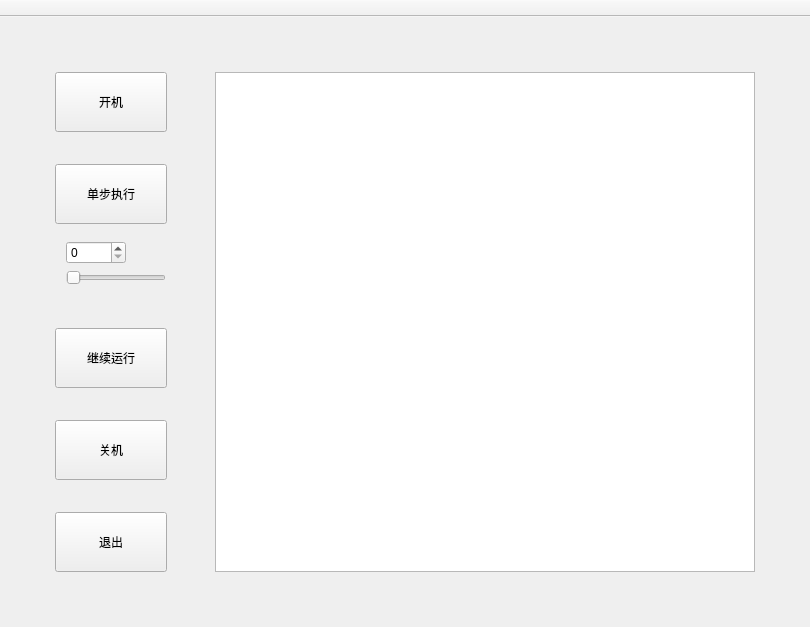
<?xml version="1.0" encoding="UTF-8"?>
<ui version="4.0">
 <class>MainWindow</class>
 <widget class="QMainWindow" name="MainWindow">
  <property name="windowModality">
   <enum>Qt::WindowModal</enum>
  </property>
  <property name="geometry">
   <rect>
    <x>0</x>
    <y>0</y>
    <width>810</width>
    <height>627</height>
   </rect>
  </property>
  <property name="windowTitle">
   <string>MainWindow</string>
  </property>
  <property name="windowIcon">
   <iconset resource="res.qrc">
    <normaloff>:/icon.jeg</normaloff>:/icon.jeg</iconset>
  </property>
  <property name="autoFillBackground">
   <bool>true</bool>
  </property>
  <property name="styleSheet">
   <string notr="true"/>
  </property>
  <widget class="QWidget" name="centralWidget">
   <layout class="QHBoxLayout" name="horizontalLayout_6">
    <item>
     <widget class="QStackedWidget" name="stackedWidget">
      <property name="currentIndex">
       <number>0</number>
      </property>
      <widget class="QWidget" name="page_3">
       <layout class="QVBoxLayout" name="verticalLayout_3">
        <item>
         <widget class="QWidget" name="widget_3" native="true">
          <layout class="QHBoxLayout" name="horizontalLayout_2">
           <item>
            <widget class="QWidget" name="widget" native="true">
             <layout class="QHBoxLayout" name="horizontalLayout_7">
              <item>
               <widget class="QWidget" name="widget_9" native="true">
                <layout class="QVBoxLayout" name="verticalLayout_4">
                 <item>
                  <widget class="QToolButton" name="startBtn">
                   <property name="minimumSize">
                    <size>
                     <width>112</width>
                     <height>60</height>
                    </size>
                   </property>
                   <property name="text">
                    <string>开机</string>
                   </property>
                   <property name="toolButtonStyle">
                    <enum>Qt::ToolButtonTextBesideIcon</enum>
                   </property>
                  </widget>
                 </item>
                 <item>
                  <spacer name="verticalSpacer">
                   <property name="orientation">
                    <enum>Qt::Vertical</enum>
                   </property>
                   <property name="sizeHint" stdset="0">
                    <size>
                     <width>20</width>
                     <height>40</height>
                    </size>
                   </property>
                  </spacer>
                 </item>
                 <item>
                  <widget class="QToolButton" name="siBtn">
                   <property name="minimumSize">
                    <size>
                     <width>112</width>
                     <height>60</height>
                    </size>
                   </property>
                   <property name="text">
                    <string>单步执行</string>
                   </property>
                   <property name="toolButtonStyle">
                    <enum>Qt::ToolButtonTextBesideIcon</enum>
                   </property>
                  </widget>
                 </item>
                 <item>
                  <widget class="QWidget" name="widget_8" native="true">
                   <layout class="QVBoxLayout" name="verticalLayout_7">
                    <item>
                     <widget class="QSpinBox" name="sinum">
                      <property name="minimumSize">
                       <size>
                        <width>60</width>
                        <height>0</height>
                       </size>
                      </property>
                      <property name="maximumSize">
                       <size>
                        <width>40</width>
                        <height>16777215</height>
                       </size>
                      </property>
                     </widget>
                    </item>
                    <item>
                     <widget class="QSlider" name="hSlider">
                      <property name="sizePolicy">
                       <sizepolicy hsizetype="Preferred" vsizetype="Fixed">
                        <horstretch>0</horstretch>
                        <verstretch>0</verstretch>
                       </sizepolicy>
                      </property>
                      <property name="minimumSize">
                       <size>
                        <width>100</width>
                        <height>0</height>
                       </size>
                      </property>
                      <property name="orientation">
                       <enum>Qt::Horizontal</enum>
                      </property>
                     </widget>
                    </item>
                   </layout>
                  </widget>
                 </item>
                 <item>
                  <spacer name="verticalSpacer_2">
                   <property name="orientation">
                    <enum>Qt::Vertical</enum>
                   </property>
                   <property name="sizeHint" stdset="0">
                    <size>
                     <width>20</width>
                     <height>40</height>
                    </size>
                   </property>
                  </spacer>
                 </item>
                 <item>
                  <widget class="QToolButton" name="cBtn">
                   <property name="minimumSize">
                    <size>
                     <width>112</width>
                     <height>60</height>
                    </size>
                   </property>
                   <property name="text">
                    <string>继续运行</string>
                   </property>
                   <property name="toolButtonStyle">
                    <enum>Qt::ToolButtonTextBesideIcon</enum>
                   </property>
                  </widget>
                 </item>
                 <item>
                  <spacer name="verticalSpacer_3">
                   <property name="orientation">
                    <enum>Qt::Vertical</enum>
                   </property>
                   <property name="sizeHint" stdset="0">
                    <size>
                     <width>20</width>
                     <height>40</height>
                    </size>
                   </property>
                  </spacer>
                 </item>
                 <item>
                  <widget class="QToolButton" name="qBtn">
                   <property name="minimumSize">
                    <size>
                     <width>112</width>
                     <height>60</height>
                    </size>
                   </property>
                   <property name="text">
                    <string>关机</string>
                   </property>
                   <property name="toolButtonStyle">
                    <enum>Qt::ToolButtonTextBesideIcon</enum>
                   </property>
                  </widget>
                 </item>
                 <item>
                  <spacer name="verticalSpacer_4">
                   <property name="orientation">
                    <enum>Qt::Vertical</enum>
                   </property>
                   <property name="sizeHint" stdset="0">
                    <size>
                     <width>20</width>
                     <height>40</height>
                    </size>
                   </property>
                  </spacer>
                 </item>
                 <item>
                  <widget class="QToolButton" name="closeBtn">
                   <property name="minimumSize">
                    <size>
                     <width>112</width>
                     <height>60</height>
                    </size>
                   </property>
                   <property name="text">
                    <string>退出</string>
                   </property>
                   <property name="toolButtonStyle">
                    <enum>Qt::ToolButtonTextBesideIcon</enum>
                   </property>
                  </widget>
                 </item>
                </layout>
               </widget>
              </item>
              <item>
               <spacer name="horizontalSpacer">
                <property name="orientation">
                 <enum>Qt::Horizontal</enum>
                </property>
                <property name="sizeType">
                 <enum>QSizePolicy::Preferred</enum>
                </property>
                <property name="sizeHint" stdset="0">
                 <size>
                  <width>10</width>
                  <height>20</height>
                 </size>
                </property>
               </spacer>
              </item>
              <item>
               <widget class="QWidget" name="widget_2" native="true">
                <layout class="QVBoxLayout" name="verticalLayout">
                 <item>
                  <widget class="QTextBrowser" name="bashout"/>
                 </item>
                </layout>
               </widget>
              </item>
             </layout>
            </widget>
           </item>
          </layout>
         </widget>
        </item>
       </layout>
      </widget>
      <widget class="QWidget" name="page_4">
       <layout class="QHBoxLayout" name="horizontalLayout_4">
        <item>
         <widget class="QWidget" name="widget_5" native="true">
          <layout class="QHBoxLayout" name="horizontalLayout">
           <item>
            <widget class="QWidget" name="widget_4" native="true">
             <layout class="QVBoxLayout" name="verticalLayout_2">
              <item>
               <widget class="QPushButton" name="awpBtn">
                <property name="minimumSize">
                 <size>
                  <width>150</width>
                  <height>90</height>
                 </size>
                </property>
                <property name="font">
                 <font>
                  <pointsize>15</pointsize>
                 </font>
                </property>
                <property name="text">
                 <string>addWatchPoint</string>
                </property>
               </widget>
              </item>
              <item>
               <widget class="QPushButton" name="dwpBtn">
                <property name="minimumSize">
                 <size>
                  <width>150</width>
                  <height>90</height>
                 </size>
                </property>
                <property name="font">
                 <font>
                  <pointsize>15</pointsize>
                 </font>
                </property>
                <property name="text">
                 <string>delWatchPoint</string>
                </property>
               </widget>
              </item>
             </layout>
            </widget>
           </item>
           <item>
            <widget class="QListWidget" name="listWidget"/>
           </item>
          </layout>
         </widget>
        </item>
       </layout>
      </widget>
      <widget class="QWidget" name="page_5">
       <layout class="QVBoxLayout" name="verticalLayout_6">
        <item>
         <widget class="QWidget" name="widget_7" native="true">
          <layout class="QHBoxLayout" name="horizontalLayout_5">
           <item>
            <widget class="QWidget" name="widget_6" native="true">
             <layout class="QVBoxLayout" name="verticalLayout_5">
              <item>
               <widget class="QPushButton" name="prBtn">
                <property name="minimumSize">
                 <size>
                  <width>150</width>
                  <height>90</height>
                 </size>
                </property>
                <property name="font">
                 <font>
                  <pointsize>15</pointsize>
                 </font>
                </property>
                <property name="text">
                 <string>printRegister</string>
                </property>
               </widget>
              </item>
              <item>
               <widget class="QPushButton" name="pwBtn">
                <property name="minimumSize">
                 <size>
                  <width>150</width>
                  <height>90</height>
                 </size>
                </property>
                <property name="font">
                 <font>
                  <pointsize>15</pointsize>
                 </font>
                </property>
                <property name="text">
                 <string>printWatchPoint</string>
                </property>
               </widget>
              </item>
              <item>
               <widget class="QPushButton" name="peBtn">
                <property name="minimumSize">
                 <size>
                  <width>150</width>
                  <height>90</height>
                 </size>
                </property>
                <property name="font">
                 <font>
                  <pointsize>15</pointsize>
                 </font>
                </property>
                <property name="text">
                 <string>printExpr</string>
                </property>
               </widget>
              </item>
              <item>
               <widget class="QPushButton" name="pmBtn">
                <property name="minimumSize">
                 <size>
                  <width>150</width>
                  <height>90</height>
                 </size>
                </property>
                <property name="font">
                 <font>
                  <pointsize>15</pointsize>
                 </font>
                </property>
                <property name="text">
                 <string>printMemory</string>
                </property>
               </widget>
              </item>
             </layout>
            </widget>
           </item>
           <item>
            <widget class="QTextBrowser" name="infoBrowser"/>
           </item>
          </layout>
         </widget>
        </item>
       </layout>
      </widget>
     </widget>
    </item>
   </layout>
  </widget>
  <widget class="QToolBar" name="toolBar">
   <property name="windowTitle">
    <string>toolBar</string>
   </property>
   <property name="movable">
    <bool>false</bool>
   </property>
   <property name="iconSize">
    <size>
     <width>80</width>
     <height>80</height>
    </size>
   </property>
   <attribute name="toolBarArea">
    <enum>TopToolBarArea</enum>
   </attribute>
   <attribute name="toolBarBreak">
    <bool>false</bool>
   </attribute>
  </widget>
 </widget>
 <layoutdefault spacing="6" margin="11"/>
 <resources>
  <include location="res.qrc"/>
 </resources>
 <connections/>
</ui>
